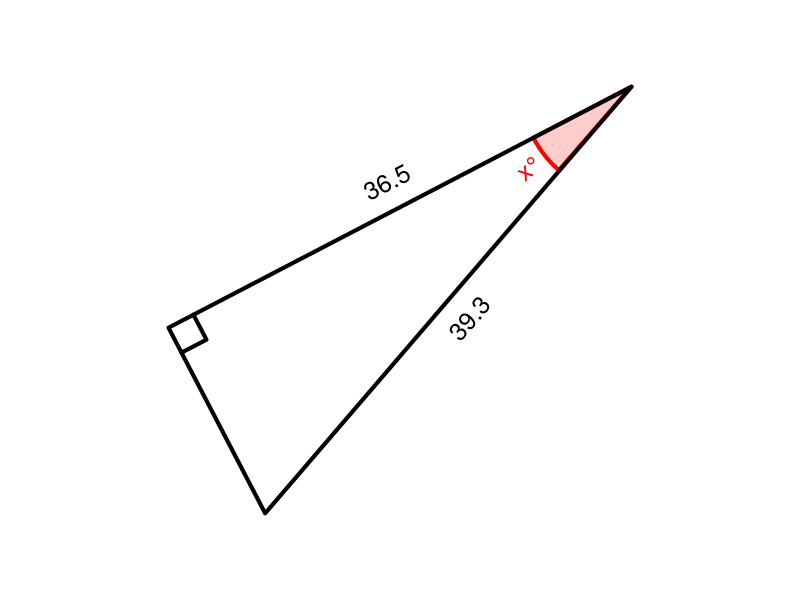

Write the R code that produced this figure.
## ---- chunk 1
qt = 6 #sample(1:12,1)
cex = 1.5
lwd = 4
# al,ol,hl,th
while(T){
    deg = runif(1,15,79)
    th = deg/180*pi
    hl = runif(1,10,100)
    ol = hl*sin(th)
    al = hl*cos(th)
    if(ol>11 && al>11 && hl<99){break}
}
if(qt==1){ #ol=hl*sin(th)
    hyp = signif(hl,3)
    ang = signif(deg,3)
    labs = c("","x",sprintf("%.1f",hyp),sprintf("%.1f°",ang)) #a,o,h,t
    ans = signif(hyp*sin(ang/180*pi),3)
    ansstr = sprintf("%.1f",ans)
    atag = paste0("$$\\sin(",ang,")=\\frac{x}{",hyp,"}$$\n$$x=",hyp,"\\cdot\\sin(",ang,")$$\n\n $$x=",ans,"$$")
}
if(qt==2){ #hl=ol/sin(th)
    opp = signif(ol,3)
    ang = signif(deg,3)
    labs = c("",sprintf("%.1f",opp),"x",sprintf("%.1f°",ang)) #a,o,h,t
    ans = signif(opp/sin(ang/180*pi),3)
    ansstr = sprintf("%.1f",ans)
    atag = paste0("$$\\sin(",ang,")=\\frac{",opp,"}{x}$$\n$$x=\\frac{",opp,"}{\\sin(",ang,")}$$\n\n $$x=",ans,"$$")
}
if(qt==3){ #th=asin(ol/hl)
    opp = signif(ol,3)
    hyp = signif(hl,3)
    labs = c("",sprintf("%.1f",opp),sprintf("%.1f",hyp),"x°") #a,o,h,t
    ans = signif(asin(opp/hyp)/pi*180,3)
    ansstr = sprintf("%.1f",ans)
    atag = paste0("$$\\sin(x)=\\frac{",opp,"}{",hyp,"}$$\n$$x=\\arcsin\\left(\\frac{",opp,"}{",hyp,"}\\right)$$\n\n $$x=",ans,"$$")
}
if(qt==4){ #al=hl*cos(th)
    hyp = signif(hl,3)
    ang = signif(deg,3)
    labs = c("x","",sprintf("%.1f",hyp),sprintf("%.1f°",ang)) #a,o,h,t
    ans = signif(hyp*cos(ang/180*pi),3)
    ansstr = sprintf("%.1f",ans)
    atag = paste0("$$\\cos(",ang,")=\\frac{x}{",hyp,"}$$\n$$x=",hyp,"\\cdot\\cos(",ang,")$$\n\n $$x=",ans,"$$")
}
if(qt==5){ #hl=al/cos(th)
    adj = signif(al,3)
    ang = signif(deg,3)
    labs = c(sprintf("%.1f",adj),"","x",sprintf("%.1f°",ang)) #a,o,h,t
    ans = signif(adj/cos(ang/180*pi),3)
    ansstr = sprintf("%.1f",ans)
    atag = paste0("$$\\cos(",ang,")=\\frac{",adj,"}{x}$$\n$$x=\\frac{",adj,"}{\\cos(",ang,")}$$\n\n $$x=",ans,"$$")
}
if(qt==6){ #th=acos(al/hl)
    adj = signif(al,3)
    hyp = signif(hl,3)
    labs = c(sprintf("%.1f",adj),"",sprintf("%.1f",hyp),"x°") #a,o,h,t
    ans = signif(acos(adj/hyp)/pi*180,3)
    ansstr = sprintf("%.1f",ans)
    atag = paste0("$$\\cos(x)=\\frac{",adj,"}{",hyp,"}$$\n$$x=\\arccos\\left(\\frac{",adj,"}{",hyp,"}\\right)$$\n\n $$x=",ans,"$$")
}
if(qt==7){ #ol=al*tan(th)
    adj = signif(al,3)
    ang = signif(deg,3)
    labs = c(sprintf("%.1f",adj),"x","",sprintf("%.1f°",ang)) #a,o,h,t
    ans = signif(adj*tan(ang/180*pi),3)
    ansstr = sprintf("%.1f",ans)
    atag = paste0("$$\\tan(",ang,")=\\frac{x}{",adj,"}$$\n$$x=",adj,"\\cdot\\tan(",ang,")$$\n\n $$x=",ans,"$$")
}
if(qt==8){ #al=ol/tan(th)
    opp = signif(ol,3)
    ang = signif(deg,3)
    labs = c("x",sprintf("%.1f",opp),"",sprintf("%.1f°",ang)) #a,o,h,t
    ans = signif(opp/tan(ang/180*pi),3)
    ansstr = sprintf("%.1f",ans)
    atag = paste0("$$\\tan(",ang,")=\\frac{",opp,"}{x}$$\n$$x=\\frac{",opp,"}{\\tan(",ang,")}$$\n\n $$x=",ans,"$$")
}
if(qt==9){ #th=atan(ol/al)
    opp = signif(ol,3)
    adj = signif(al,3)
    labs = c(sprintf("%.1f",adj),sprintf("%.1f",opp),"","x°") #a,o,h,t
    ans = signif(atan(opp/adj)/pi*180,3)
    ansstr = sprintf("%.1f",ans)
    atag = paste0("$$\\tan(x)=\\frac{",opp,"}{",adj,"}$$\n$$x=\\arctan\\left(\\frac{",opp,"}{",adj,"}\\right)$$\n\n $$x=",ans,"$$")
}
if(qt==10){
    opp = signif(ol,3)
    adj = signif(al,3)
    labs = c(sprintf("%.1f",adj),sprintf("%.1f",opp),"x","") #a,o,h,t
    ansstr = sprintf("%.1f",signif(sqrt(opp^2+adj^2),3))
    ans = signif(sqrt(opp^2+adj^2),3)
    atag = paste0("$$",opp,"^2+",adj,"^2=x^2$$\n$$x=\\sqrt{",opp^2,"+",adj^2,"}$$\n\n $$x=",ans,"$$")
}
if(qt==11){
    opp = signif(ol,3)
    hyp = signif(hl,3)
    labs = c("x",sprintf("%.1f",opp),sprintf("%.1f",hyp),"") #a,o,h,t
    ansstr = sprintf("%.1f",signif(sqrt(hyp^2-opp^2),3))
    ans = signif(sqrt(hyp^2-opp^2),3)
    atag = paste0("$$",opp,"^2+x^2=",hyp,"^2$$\n$$x=\\sqrt{",hyp^2,"-",opp^2,"}$$\n\n $$x=",ans,"$$")
}
if(qt==12){
    adj = signif(al,3)
    hyp = signif(hl,3)
    labs = c(sprintf("%.1f",adj),"x",sprintf("%.1f",hyp),"") #a,o,h,t
    ansstr = sprintf("%.1f",signif(sqrt(hyp^2-adj^2),3))
    ans = signif(sqrt(hyp^2-adj^2),3)
    atag = paste0("$$x^2+",adj,"^2=",hyp,"^2$$\n$$x=\\sqrt{",hyp^2,"-",adj^2,"}$$\n\n $$x=",ans,"$$")
}
hstr = labs[3]
astr = labs[1]
ostr = labs[2]
angstr = labs[4]


## ---- chunk 2
par(mar=c(0,0,0,0),pty="s")
refl = sample(c(T,F),1)
bmp = 0.05
xs = c(0,cos(th),cos(th))
ys = c(0,0,sin(th))
xlo = cos(th)+bmp
ylo = sin(th)/2
srto = 90
xla = cos(th)/2
yla = -bmp
srta = 0
xlh = cos(th)/2+bmp*cos(th+pi/2)
ylh = sin(th)/2+bmp*sin(th+pi/2)
srth = th/pi*180
xang = 1.5*bmp*cos(seq(0,th,pi/360))/th
yang = 1.5*bmp*sin(seq(0,th,pi/360))/th
xlang = 1.5*bmp*cos(th/2)/th+bmp/3*cos(th/2)
ylang = 1.5*bmp*sin(th/2)/th+bmp/3*sin(th/2)
srtang = th/2/pi*180
xsq = c(cos(th)-bmp,cos(th)-bmp,cos(th))
ysq = c(0,bmp,bmp)
if(refl){
    xs = -xs
    xlo = -xlo
    srto = -90
    xla = -xla
    srta = 0
    xlh = -xlh
    srth = -th/pi*180
    xang = -xang
    xlang = -xlang
    srtang = -th/2/pi*180
    xsq = -xsq
}
rotang = runif(1,0,2*pi)
xs2 = xs*cos(rotang)-ys*sin(rotang)
ys2 = xs*sin(rotang)+ys*cos(rotang)
xlo2 = xlo*cos(rotang)-ylo*sin(rotang)
ylo2 = xlo*sin(rotang)+ylo*cos(rotang)
srto2 = (srto+rotang/pi*180+90)%%180-90
xla2 = xla*cos(rotang)-yla*sin(rotang)
yla2 = xla*sin(rotang)+yla*cos(rotang)
srta2 = (srta+rotang/pi*180+90)%%180-90
xlh2 = xlh*cos(rotang)-ylh*sin(rotang)
ylh2 = xlh*sin(rotang)+ylh*cos(rotang)
srth2 = (srth+rotang/pi*180+90)%%180-90
srtang2 = (srtang+rotang/pi*180+90)%%180-90
xang2 = xang*cos(rotang)-yang*sin(rotang)
yang2 = xang*sin(rotang)+yang*cos(rotang)
xlang2 = xlang*cos(rotang)-ylang*sin(rotang)
ylang2 = xlang*sin(rotang)+ylang*cos(rotang)
xsq2 = xsq*cos(rotang)-ysq*sin(rotang)
ysq2 = xsq*sin(rotang)+ysq*cos(rotang)
xxx = c(xs2,xlo2,xla2,xlh2,xlang2)
yyy = c(ys2,ylo2,yla2,ylh2,ylang2)
widx = (max(xxx)-min(xxx))/2
widy = (max(yyy)-min(yyy))/2
midx = (max(xxx)+min(xxx))/2
midy = (max(yyy)+min(yyy))/2
wid = max(c(widx,widy))
plot(0,0,"n",xlim=c(midx-wid*1.2,midx+wid*1.2),ylim=c(midy-wid*1.2,midy+wid*1.2),axes=F,ann=F)
angadj = (xlang2<0)*1
if(angstr!=""){
    polygon(c(0,xang2),c(0,yang2),border="red",col=rgb(1,0,0,0.2),lwd=lwd)
    text(xlang2,ylang2,angstr,srt=srtang2,col="red",cex=cex,adj=angadj)
}
polygon(xs2,ys2,lwd=lwd)
lines(xsq2,ysq2,lwd=lwd)
text(xlo2,ylo2,ostr,srt=srto2,cex=cex)
text(xla2,yla2,astr,srt=srta2,cex=cex)
text(xlh2,ylh2,hstr,srt=srth2,cex=cex)
# alist = paste0(alist,ansstr,"\n",collapse="")
